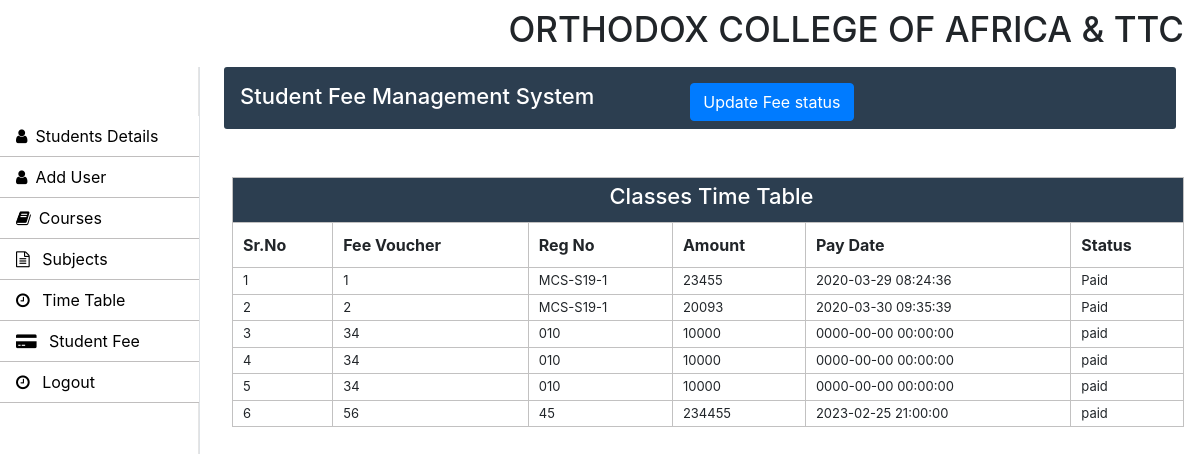
The app's page /admin/student-fee.php with its own data.
### tables this page shows
CREATE TABLE `student_fee` (
  `fee_voucher` int(11) NOT NULL,
  `roll_no` varchar(30) NOT NULL,
  `amount` int(11) NOT NULL,
  `posting_date` timestamp NOT NULL DEFAULT current_timestamp() ON UPDATE current_timestamp(),
  `status` varchar(10) NOT NULL
);

### admin/student-fee.php (the view, shortened to what this page needs)
<?php
include('../db/connect.php');
?>
<!DOCTYPE html>
<html>
  <!doctype html>
<html lang="en">
	<head>
      <link rel="stylesheet" type="text/css" href="css/bootstrap.min.css">
      <link rel="stylesheet" type="text/css" href="css/footer.css">
      <link rel="stylesheet" type="text/css" href="css/style.css">
    <link rel="stylesheet" href="https://stackpath.bootstrapcdn.com/font-awesome/4.7.0/css/font-awesome.min.css">
  </head>
  <body>
  	<nav id="nav" class="navbar ">
		<div id="title">
		  	<h1>ORTHODOX COLLEGE OF AFRICA & TTC</h1>
		</div>
	</nav>
    <nav id="sidebarMenu" class="">
			<div class="col-xl-2 col-lg-3 col-md-4 sidebar position-fixed border-right">
        <div class="sidebar-header">
          <div class="nav-item">
              <a class="nav-link text-white" href="dashboard.php">
                  <i class="fa fa-home mr-2" aria-hidden="true"></i> Dashboard
              </a>
          </div>
        </div>
        <ul class="nav flex-column">
        	<li class="nav-item">
            <a class="nav-link" href="../admin/Student.php">
              <i class="fa fa-user mr-2" aria-hidden="true"></i>Students Details
            </a>
		      </li>
          <li class="nav-item">
            <a class="nav-link" href="../admin/Teacher.php">
              <i class="fa fa-user mr-2" aria-hidden="true"></i>Add User
            </a>
		      </li>
          <li class="nav-item">
            <a class="nav-link" href="../admin/Courses.php">
              <i class="fa fa-book mr-2" aria-hidden="true"></i>Courses
            </a>
          </li>
          <li class="nav-item">
            <a class="nav-link" href="../admin/subjects.php">
              <i class="fa fa-file-text-o mr-2" aria-hidden="true"></i> Subjects
            </a>
          </li>
          <li class="nav-item">
            <a class="nav-link" href="../admin/time-table.php">
               <i class="fa fa-clock-o mr-2" aria-hidden="true"></i> Time Table
            </a>
		  </li>
           <li class="nav-item">
            <a class="nav-link" href="../admin/student-fee.php">
              <i class="fa fa-credit-card-alt mr-2" aria-hidden="true"></i> Student Fee
            </a>
          </li>
          <li class="nav-item">
            <a class="nav-link" href="../index.php">
               <i class="fa fa-clock-o mr-2" aria-hidden="true"></i> Logout
            </a>
		  </li>
        </ul>
      </div>
    </nav>
<main role="main" class="col-xl-10 col-lg-9 col-md-8 ml-sm-auto px-md-4 mb-2 w-100">
			<div class="sub-main">
				<div class="text-center d-flex flex-wrap flex-md-nowrap pt-3 pb-2 mb-3 text-white admin-dashboard pl-3">
					<div class="d-flex">
						<h4 class="mr-5">Student Fee Management System  </h4>
						<button type="button" class="btn btn-primary ml-5" data-toggle="modal" data-target=".bd-example-modal-lg">Update Fee status</button>
					</div>
				</div>
				<div class="row">
					<div class="col-md-12 ml-2">
						<section class=" mt-3">
							<div class="row">
								<div class="col-md-8"></div>
								<div class="col-md-3 ml-5 ">
									<div class="col-md-12 pt-3 ml-5">
									</div>
								</div>
							</div>
						</div>
								<div class="row">
								<div class="col-md-12">
									<table class="w-100 table-elements table-three-tr" cellpadding="3">
										<tr class="table-tr-head table-three text-white">
											<td colspan="6" class="text-center text-white"><h4>Classes Time Table</h4></td>
										</tr>
										<tr class="table-tr-head">
											<th>Sr.No</th>
											<th>Fee Voucher</th>
											<th>Reg No</th>
											<th>Amount</th>
											<th>Pay Date</th>
											<th>Status</th>
										</tr>
										<?php
									$sr=1;
									$query="select fee_voucher,roll_no,amount,posting_date,status from student_fee";
									$run=mysqli_query($con,$query);
									while($row=mysqli_fetch_array($run)) {
									echo	"<tr>";
									echo	"<td>".$sr++."</td>";
									echo	"<td>".$row['fee_voucher']."</td>";
									echo	"<td>".$row['roll_no']."</td>";
									echo	"<td>".$row['amount']."</td>";
									echo	"<td>".$row['posting_date']."</td>";
									echo	"<td>".$row['status']."</td>";
									}
								?>
									</table>
								</div>
							</div>
					</div>
				</div>
		</main>
	</body>
</html>

### admin/css/style.css (style rules this page uses)
h1 { font-size: 35px; }
h4 { font-size: 22px; }
.sidebar { padding: 0; margin-top: 1px; height: 100%; box-shadow: inset -1px 0 0 rgba(0, 0, 0, .1); background-color: #fff; }
.sidebar-header { background: #; font-size: 22px !important; }
.sidebar ul { background-color: #ffffff; }
.sidebar ul li { border-bottom: 1px solid rgb(192, 190, 190); }
.sidebar ul li a { font-size: 16px !important; color: black; }
.admin-dashboard { margin-top: 1px !important; background: #2c3e50 !important; border-radius: 3px; }
.table-elements tr, td, th { font-size: 13px; border: 1px solid rgb(194, 193, 193); padding-left: 10px !important; }
.table-three { background: #2c3e50 !important; }
.table-tr-head { height: 45px !important; padding: 10px !important; margin-top: 5px !important; }
.table-font-for-transcript td, th { font-size: 16px !important; }

### records on screen
student_fee: fee_voucher "1", roll_no "MCS-S19-1", amount "23455", posting_date "2020-03-29 08:24:36", status "Paid"
student_fee: fee_voucher "2", roll_no "MCS-S19-1", amount "20093", posting_date "2020-03-30 09:35:39", status "Paid"
student_fee: fee_voucher "34", roll_no "010", amount "10000", posting_date "0000-00-00 00:00:00", status "paid"
student_fee: fee_voucher "34", roll_no "010", amount "10000", posting_date "0000-00-00 00:00:00", status "paid"
student_fee: fee_voucher "34", roll_no "010", amount "10000", posting_date "0000-00-00 00:00:00", status "paid"
student_fee: fee_voucher "56", roll_no "45", amount "234455", posting_date "2023-02-25 21:00:00", status "paid"
